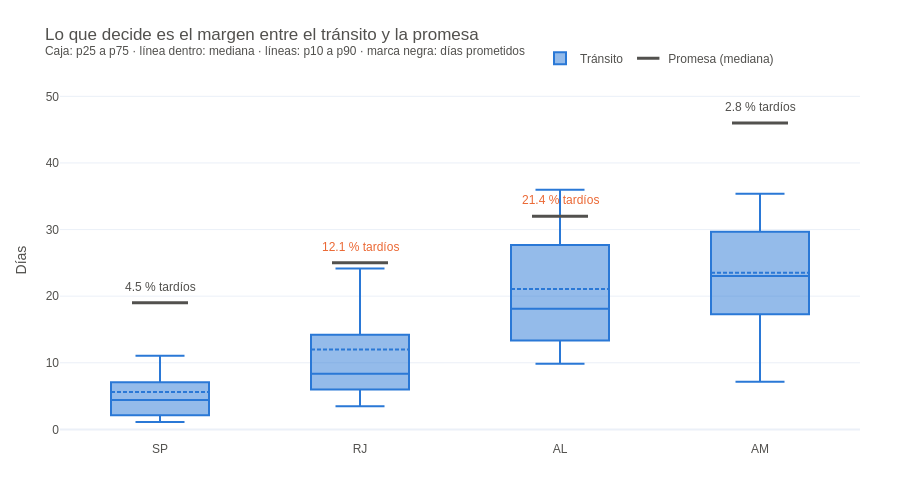

Write notebook code for a chart like this one.
### Markdown cell above
### T5. Tránsito por estado del cliente, con la promesa

Cuatro estados que cuentan la historia (los mismos de la slide 2): SP (local), RJ (cercano con problemas), AL (lejano con poco margen) y AM (el más lejano, con mucho margen). La marca negra es la **promesa mediana** (días desde la compra hasta la fecha prometida).

### Code cell
# T5 – Tránsito por estado con la promesa mediana marcada
ESTADOS = ['SP', 'RJ', 'AL', 'AM']
sel = entregadas.where(F.col('estado_cliente').isin(ESTADOS))
trans = cajas(sel, 'dias_transito', grupo='estado_cliente')
promesa = {r['estado_cliente']: r['p'] for r in
           sel.groupBy('estado_cliente').agg(F.percentile_approx('dias_prometidos', 0.5, 10000).alias('p')).collect()}
tardios = {r['estado_cliente']: r['pct'] for r in
           sel.groupBy('estado_cliente').agg((F.avg(F.col('es_tardio').cast('int')) * 100).alias('pct')).collect()}

fig = go.Figure()
for i, e in enumerate(ESTADOS):
    fig.add_trace(caja(e, trans[e], 'Tránsito', AZUL, leyenda=(i == 0)))
fig.add_trace(go.Scatter(x=ESTADOS, y=[promesa[e] for e in ESTADOS], mode='markers',
                         marker=dict(symbol='line-ew', size=40, line=dict(width=3, color=TINTA)),
                         name='Promesa (mediana)'))
for e in ESTADOS:
    fig.add_annotation(x=e, y=promesa[e], text=f'{tardios[e]:.1f} % tardíos', showarrow=False,
                       yshift=16, font=dict(color=NARANJA if tardios[e] > 10 else TINTA, size=12))
fig.update_layout(yaxis_title='Días',
                  title='Lo que decide es el margen entre el tránsito y la promesa<br>'
                        '<sup>Caja: p25 a p75 · línea dentro: mediana · líneas: p10 a p90 · marca negra: días prometidos</sup>',
                  legend=dict(orientation='h', yanchor='bottom', y=1.02, x=0.6))
guardar(fig, 'T5_box_transito_estado.png')

### Figure 1 — Plotly figure (JSON) as saved in the notebook; plotly's stock layout.template omitted (floating-point values rounded to 4 significant figures)
{"data": [{"boxpoints": false, "legendgroup": "Tránsito", "line": {"color": "#2a78d6"}, "lowerfence": [1.109], "marker": {"color": "#2a78d6"}, "mean": [5.598], "median": [4.408], "name": "Tránsito", "q1": [2.112], "q3": [7.06], "showlegend": true, "type": "box", "upperfence": [11.06], "x": ["SP"]}, {"boxpoints": false, "legendgroup": "Tránsito", "line": {"color": "#2a78d6"}, "lowerfence": [3.475], "marker": {"color": "#2a78d6"}, "mean": [12.0], "median": [8.349], "name": "Tránsito", "q1": [5.98], "q3": [14.22], "showlegend": false, "type": "box", "upperfence": [24.14], "x": ["RJ"]}, {"boxpoints": false, "legendgroup": "Tránsito", "line": {"color": "#2a78d6"}, "lowerfence": [9.86], "marker": {"color": "#2a78d6"}, "mean": [21.09], "median": [18.12], "name": "Tránsito", "q1": [13.36], "q3": [27.67], "showlegend": false, "type": "box", "upperfence": [35.97], "x": ["AL"]}, {"boxpoints": false, "legendgroup": "Tránsito", "line": {"color": "#2a78d6"}, "lowerfence": [7.167], "marker": {"color": "#2a78d6"}, "mean": [23.52], "median": [23.04], "name": "Tránsito", "q1": [17.27], "q3": [29.67], "showlegend": false, "type": "box", "upperfence": [35.38], "x": ["AM"]}, {"marker": {"line": {"color": "#52514e", "width": 3}, "size": 40, "symbol": "line-ew"}, "mode": "markers", "name": "Promesa (mediana)", "type": "scatter", "x": ["SP", "RJ", "AL", "AM"], "y": [19, 25, 32, 46]}], "layout": {"annotations": [{"font": {"color": "#52514e", "size": 12}, "showarrow": false, "text": "4.5 % tardíos", "x": "SP", "y": 19, "yshift": 16}, {"font": {"color": "#eb6834", "size": 12}, "showarrow": false, "text": "12.1 % tardíos", "x": "RJ", "y": 25, "yshift": 16}, {"font": {"color": "#eb6834", "size": 12}, "showarrow": false, "text": "21.4 % tardíos", "x": "AL", "y": 32, "yshift": 16}, {"font": {"color": "#52514e", "size": 12}, "showarrow": false, "text": "2.8 % tardíos", "x": "AM", "y": 46, "yshift": 16}], "font": {"color": "#52514e", "family": "IBM Plex Sans, Arial, sans-serif"}, "height": 500, "legend": {"orientation": "h", "x": 0.6, "y": 1.02, "yanchor": "bottom"}, "margin": {"b": 60, "l": 60, "r": 40, "t": 80}, "title": {"text": "Lo que decide es el margen entre el tránsito y la promesa<br><sup>Caja: p25 a p75 · línea dentro: mediana · líneas: p10 a p90 · marca negra: días prometidos</sup>"}, "width": 900, "xaxis": {"autorange": true, "range": [-0.5, 3.5], "type": "category"}, "yaxis": {"autorange": true, "range": [-1.594, 52.46], "title": {"text": "Días"}, "type": "linear"}}}
